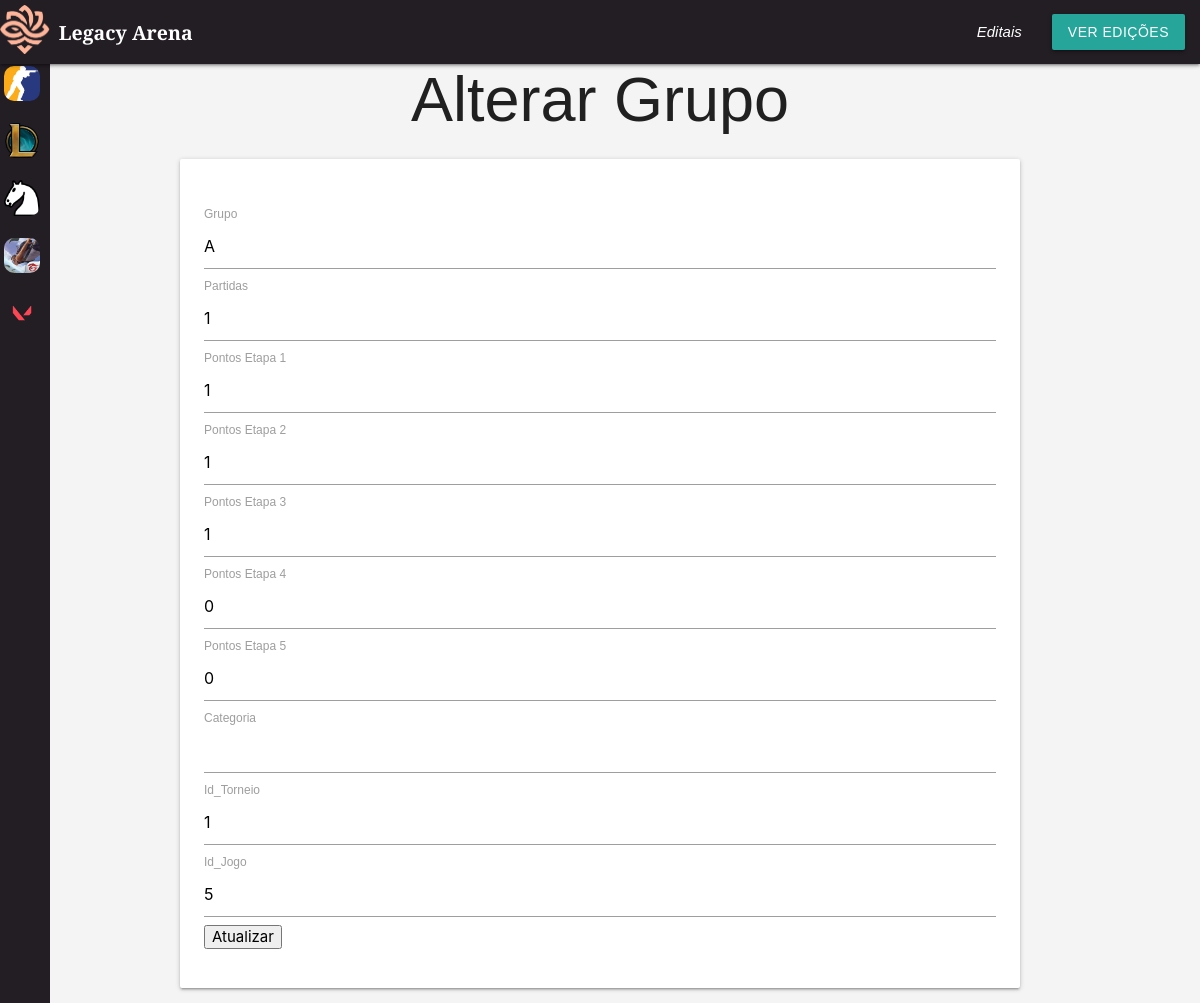
The page /crud/form-alterargrupo.php?id_atleta=8 on the database as committed earlier.
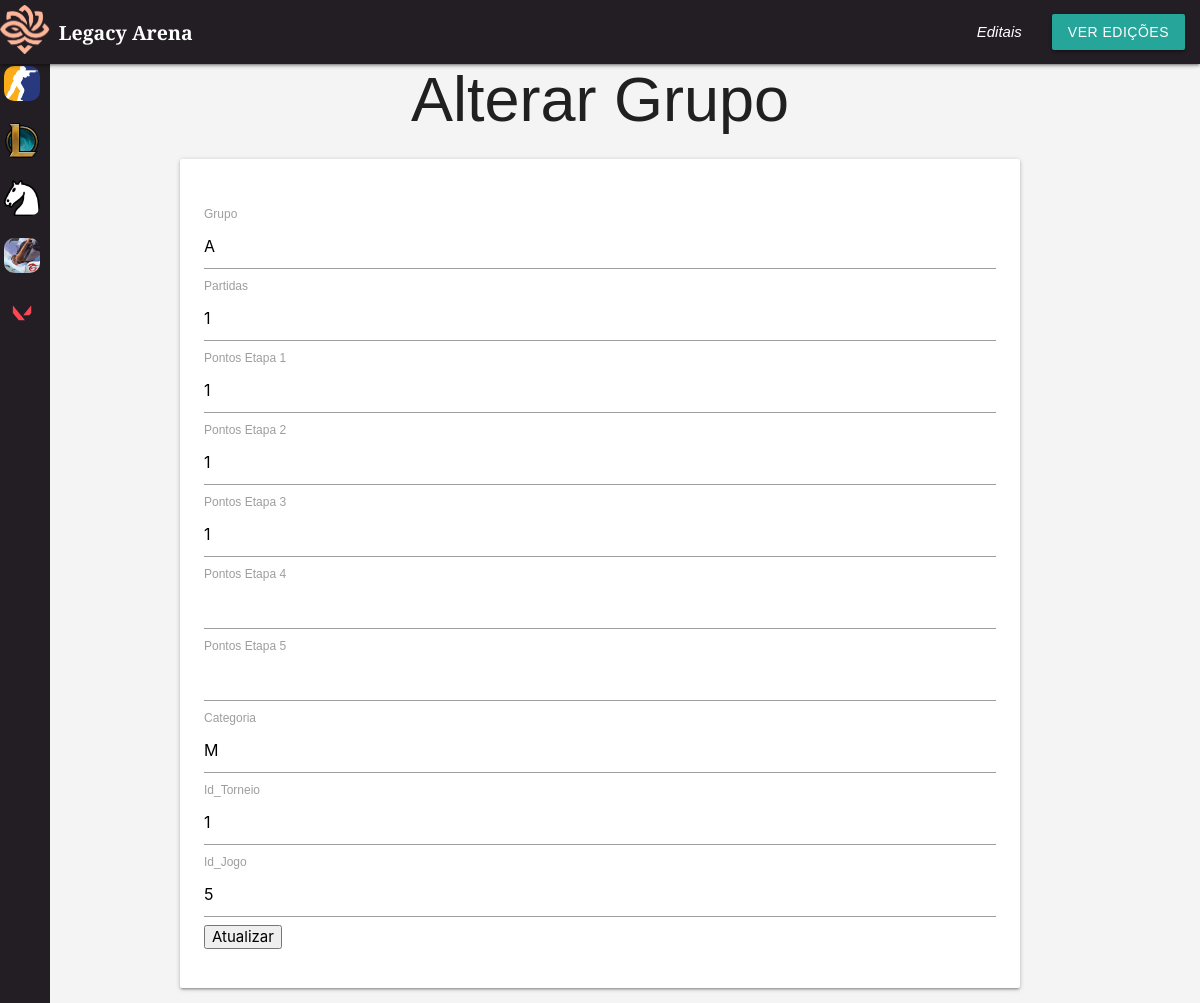
The same page on the database as committed later.
### tables this page shows
CREATE TABLE IF NOT EXISTS `rankingxadrez` (
  `grupo` char(7) NOT NULL,
  `id_atleta` int NOT NULL,
  `partidas` int NOT NULL,
  `pontose1` int NOT NULL,
  `pontose2` int NOT NULL,
  `pontose3` int NOT NULL,
  `pontose4` int DEFAULT NULL,
  `pontose5` int DEFAULT NULL,
  `pontosT` int NOT NULL,
  `categoria` varchar(255) NOT NULL,
  `id` int NOT NULL AUTO_INCREMENT,
  `id_torneio` int NOT NULL,
  `id_jogos` int NOT NULL,
  PRIMARY KEY (`id`),
  KEY `fk_id_torneiochess` (`id_torneio`) USING BTREE,
  KEY `fk_id_jogoschess` (`id_jogos`),
  KEY `fk_id_atletachess` (`id_atleta`)
);

### conexao.php (called while the page is built, shortened)
<?php
function executarSQL($conexao, $sql)
{
    $resultado = mysqli_query($conexao, $sql);
    return $resultado;
}

### crud/form-alterargrupo.php (the view, shortened to what this page needs)
<?php
include_once "../conexao.php";
$conexao = conectar();
include_once "header.php";
$id_equipe = $_GET['id_equipe'] ?? null;
$id_atleta = $_GET['id_atleta'] ?? null;
if ($id_atleta) {
    $sql_xadrez = "SELECT * FROM rankingxadrez WHERE id_atleta = $id_atleta";
    $resultado_xadrez = executarSQL($conexao, $sql_xadrez);
    $grupos = mysqli_fetch_assoc($resultado_xadrez);
}
?>
<!DOCTYPE html>
<html lang="pt-BR">
<head>
    <link type="text/css" rel="stylesheet" href="../css/style.css" media="screen,projection" />
</head>
<body>
    <main class="container"> <br>
        <h1 class="center-align">Alterar Grupo</h1>
        <div class="card-panel">
            <form action="alterargrupo.php" method="post" enctype="multipart/form-data">
                <br>
                <label>Grupo
                    <input type="text" name="grupo" value="<?= ($grupos['grupo']) ?>" required>
                </label><br>
                <label>Partidas
                    <input type="text" name="partidas" value="<?= ($grupos['partidas']) ?>" required>
                </label><br>
<?php  if($grupos['id_jogos'] == 5)  {?>
                <label>Pontos Etapa 1
                    <input type="text" name="pontose1" value="<?= ($grupos['pontose1']) ?>" required>
                </label><br>
                <label>Pontos Etapa 2
                    <input type="text" name="pontose2" value="<?= ($grupos['pontose2']) ?>" required>
                </label><br>
                <label>Pontos Etapa 3
                    <input type="text" name="pontose3" value="<?= ($grupos['pontose3']) ?>" required>
                </label><br>
                <label>Pontos Etapa 4
                    <input type="text" name="pontose4" value="<?= ($grupos['pontose4']) ?>" >
                </label><br>
                <label>Pontos Etapa 5
                    <input type="text" name="pontose5" value="<?= ($grupos['pontose5']) ?>" >
                </label><br>
                <label>Categoria
                    <input type="text" name="categoria" value="<?= ($grupos['categoria']) ?>" required>
                </label><br>
<?php } ?>
                <label>Id_Torneio
                    <input type="number" name="id_torneio" value="<?= ($grupos['id_torneio']) ?>" required>
                </label><br>
                <label>Id_Jogo
                    <input type="number" name="id_jogos" value="<?= ($grupos['id_jogos']) ?>" required>
                </label><br>
                <input type="submit" value="Atualizar">
            </form>
        </div>
    </main>
</body>
</html>

Rows that differ between the two databases and show on the page:
removed rankingxadrez: grupo "A", partidas "1", pontose1 "1", pontose2 "1", pontose3 "1", pontose4 "0", pontose5 "0", id_torneio "1", id_jogos "5"
added rankingxadrez: grupo "A", partidas "1", pontose1 "1", pontose2 "1", pontose3 "1", categoria "M", id_torneio "1", id_jogos "5"
